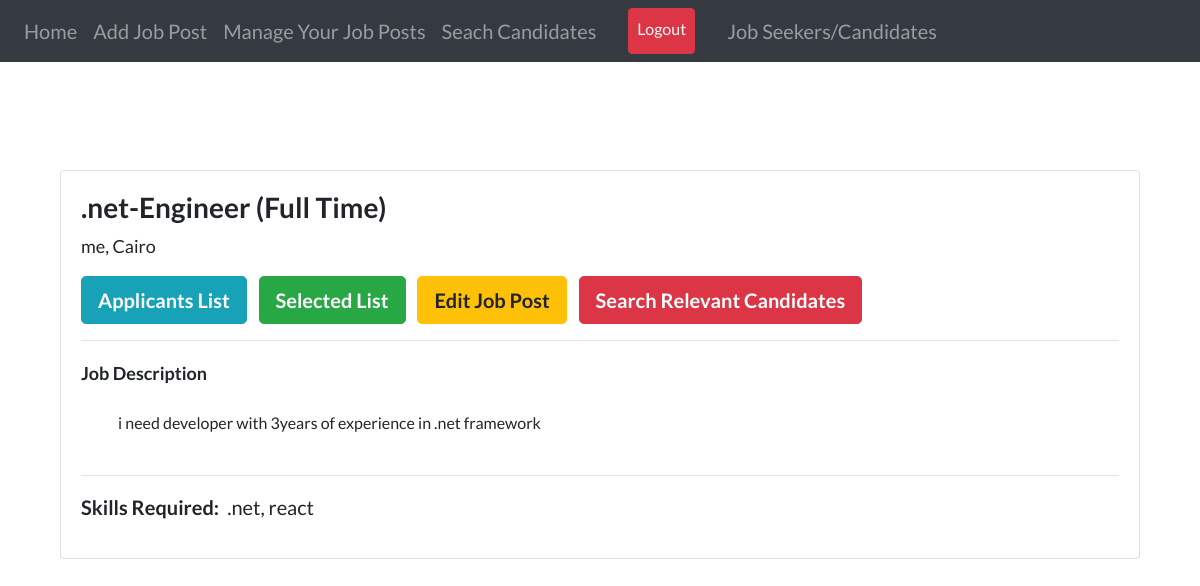
Screenshot of /hiring/job/net-engineer (signed in) with the database file from the repository.
### job/models.py (models this page shows, shortened)
class Job(models.Model):
    recruiter = models.ForeignKey(
        User, related_name='jobs', on_delete=models.CASCADE)
    title = models.CharField(max_length=255)
    company = models.CharField(max_length=200)
    location = models.CharField(max_length=255)
    description = models.TextField()
    skills_req = models.CharField(max_length=200)
    job_type = models.CharField(
        max_length=30, choices=CHOICES, default='Full Time', null=True)
    link = models.URLField(null=True, blank=True)
    slug = AutoSlugField(populate_from='title', unique=True, null= True)
    date_posted = models.DateTimeField(default=timezone.now)

### job/views.py (the view)
# urls.py: path('job/<slug>', views.job_detail, name='job-detail'),
@login_required
def job_detail(request, slug):
    job = get_object_or_404(Job, slug=slug)
    context = {
        'job': job,
        'rec_navbar': 1,
    }
    return render(request, 'recruiters/job_detail.html', context)

### job/templates/recruiters/job_detail.html (shortened to what this page needs)
{% extends "users/layout.html" %} {% load static %} {% block content %}
<br /><br />
<div class="container">
  {% if request.user == job.recruiter %}
  <div class="row">
    <div class="col-md-12">
      <div class="card card-signin my-5">
        <div class="card-body">
          <h3>
            <b>{{job.title}} ({{job.job_type}})</b>
          </h3>
          <p style="font-size: 18px">{{job.company}}, {{job.location}}</p>
          {% if not job.link %}
          <a
            class="btn btn-info btn-lg mr-2"
            href="{% url 'applicant-list' job.slug %}"
            ><b>Applicants List</b></a
          >
          <a
            class="btn btn-success btn-lg mr-2"
            href="{% url 'selected-list' job.slug %}"
            ><b>Selected List</b></a
          >
          {% endif %}
          <a
            class="btn btn-warning btn-lg mr-2"
            href="{% url 'edit-job-post' job.slug %}"
            ><b>Edit Job Post</b></a
          >
          <a
            class="btn btn-danger btn-lg"
            href="{% url 'job-candidate-search' job.slug %}"
            ><b>Search Relevant Candidates</b></a
          >
          <hr my-2 />
          <span style="font-size: 18px"><b>Job Description</b></span>
          <p style="white-space: pre-wrap; font-size: 16px">
            {{ job.description }}
          </p>
          <hr my-2 />
          <p><b class="mr-2">Skills Required:</b>{{job.skills_req}}</p>
        </div>
      </div>
    </div>
  </div>
  {% endif %}
</div>
{% endblock content %}

### users/templates/users/layout.html (style rules this page uses)
body { font-family: "Lato"; font-size: 20px; }

### rows the page displays
Job: title ".net-Engineer", job_type "Full Time", company "me", location "Cairo", description "i need developer with 3years of experience in .net framework", skills_req ".net, react"
